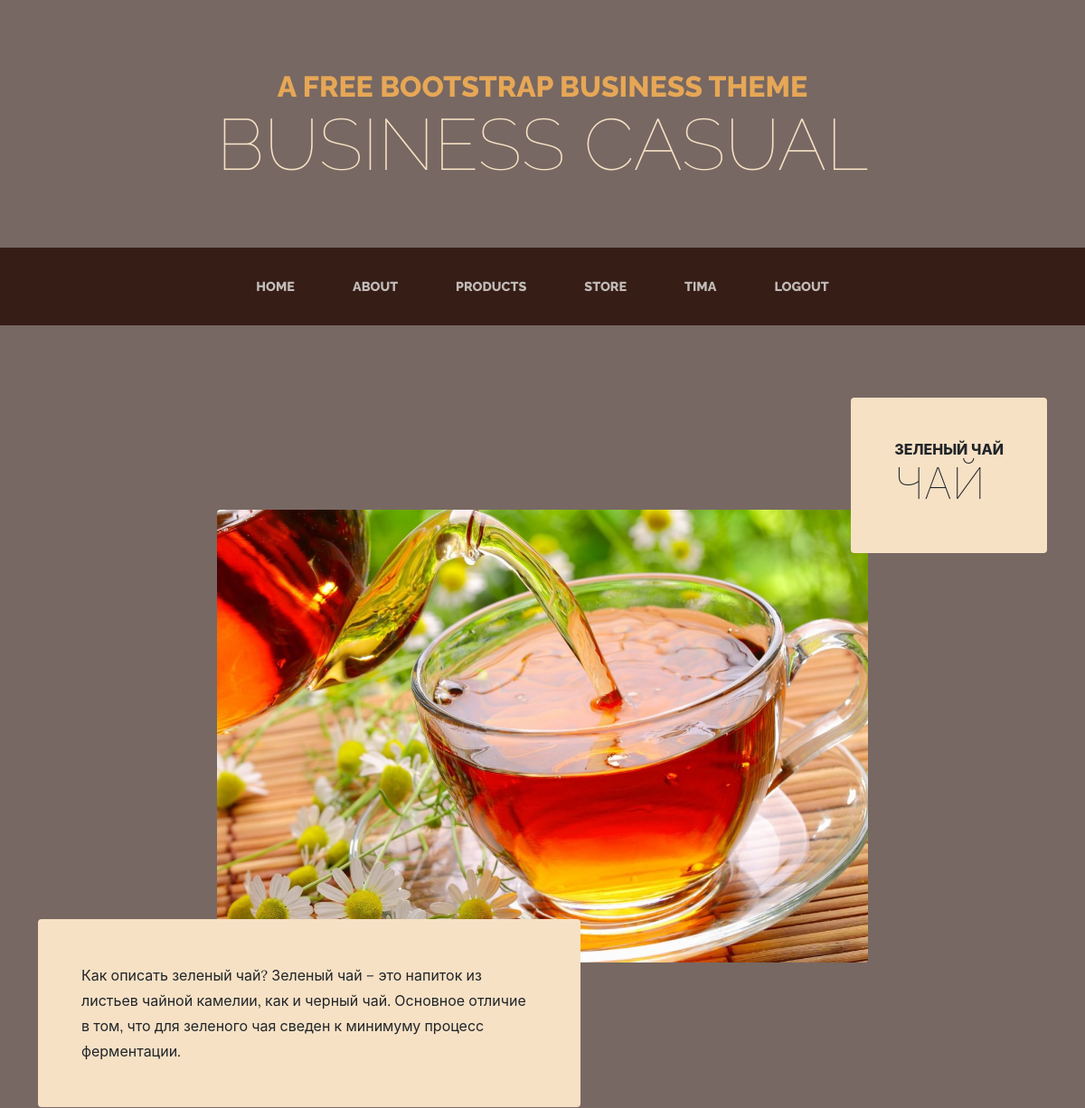
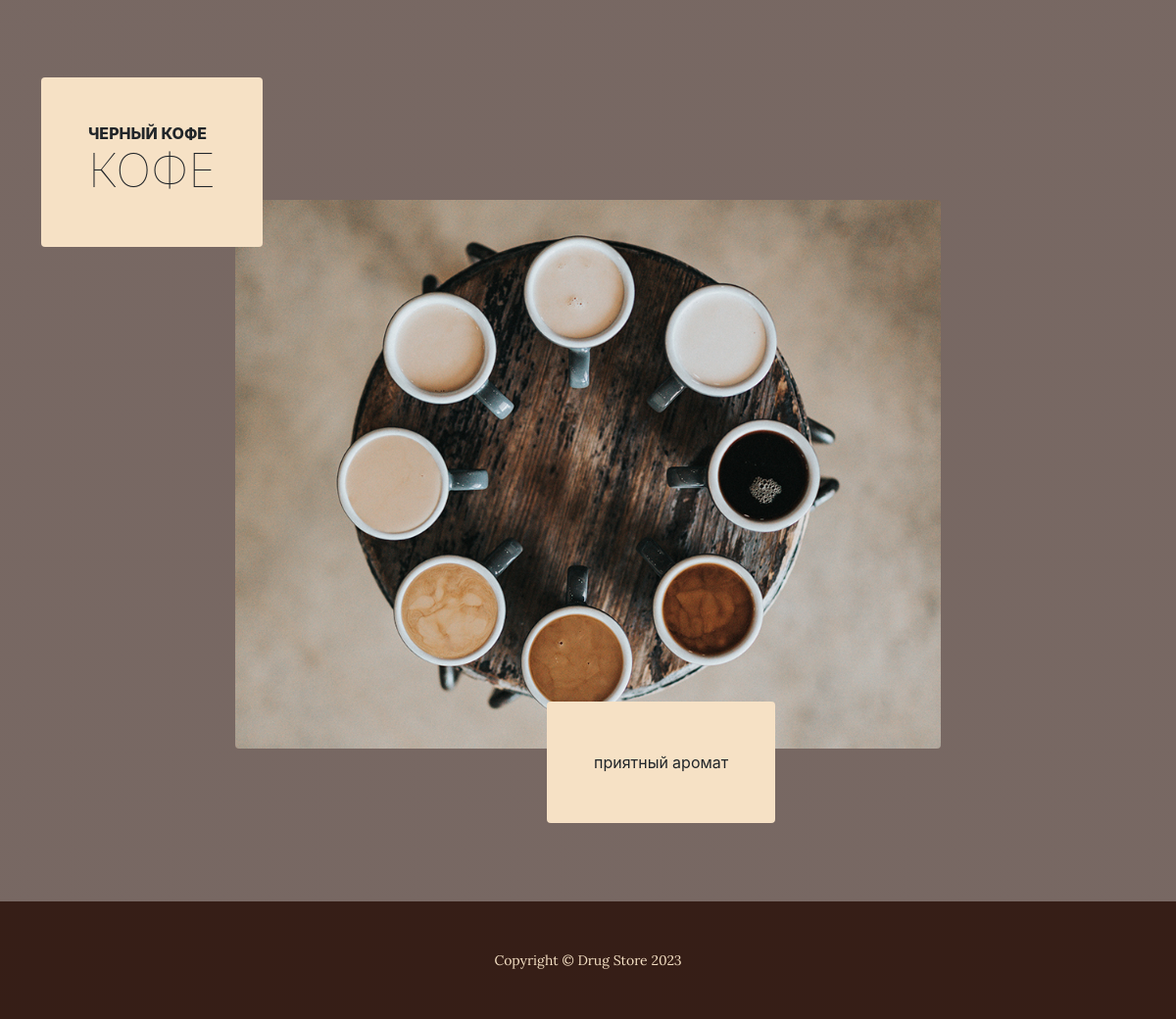
Screenshot of /products/ (signed in) with the database file from the repository (2 pictures, top to bottom).
### main/models.py (models this page shows, shortened)
class Product(models.Model):
    name = models.CharField(
        max_length=128,
        verbose_name='название'
    )
    descr = models.CharField(
        max_length=2048,
        verbose_name='описание'
    )
    is_published = models.BooleanField(
        default=True,
        verbose_name='публикация'
    )
    image = models.ImageField(
        upload_to='products/',
        verbose_name='картинка'
    )
    category = models.ForeignKey(
        'Category',
        on_delete=models.CASCADE,
        verbose_name='категория'
    )
    class Meta:
        db_table = 'main_products'
        verbose_name = 'товар'
        verbose_name_plural = 'товары'

class Category(models.Model):
    name = models.CharField(
        max_length=64,
        verbose_name='название'
    )
    is_published = models.BooleanField(
        default=True,
        verbose_name='публикация'
    )
    def __str__(self):
        return self.name
    class Meta:
        db_table = 'main_categories'
        verbose_name = 'категория'
        verbose_name_plural = 'категории'

### main/views.py (the view)
# urls.py: path('products/', ProductListView.as_view(), name='products'),
class ProductListView(LoginRequiredMixin, ListView):
    template_name = 'main/products.html'
    context_object_name = 'products'
    model = Product
    login_url = '/signin/'
    def get_queryset(self):
        from itertools import zip_longest
        objs = Product.objects.filter(is_published=True)
        objs = iter(objs)
        return list(zip_longest(objs, objs))

### templates/main/products.html (shortened to what this page needs)
{% extends "main/base.html" %}
{% block content %}
    {% for first, second in products %}
        <section class="page-section">
            <div class="container">
                <div class="product-item">
                    <div class="product-item-title d-flex">
                        <div class="bg-faded p-5 d-flex ms-auto rounded">
                            <h2 class="section-heading mb-0">
                                <span class="section-heading-upper">{{ first.name }}</span>
                                <span class="section-heading-lower">{{ first.category }}</span>
                            </h2>
                        </div>
                    </div>
                    <img class="product-item-img mx-auto d-flex rounded img-fluid mb-3 mb-lg-0" src="{{ first.image.url }}" alt="..." />
                    <div class="product-item-description d-flex me-auto">
                        <div class="bg-faded p-5 rounded"><p class="mb-0">{{ first.descr }}</p></div>
                    </div>
                </div>
            </div>
        </section>
        {% if second %}
        <section class="page-section">
            <div class="container">
                <div class="product-item">
                    <div class="product-item-title d-flex">
                        <div class="bg-faded p-5 d-flex me-auto rounded">
                            <h2 class="section-heading mb-0">
                                <span class="section-heading-upper">{{ second.name }}</span>
                                <span class="section-heading-lower">{{ second.category }}</span>
                            </h2>
                        </div>
                    </div>
                    <img class="product-item-img mx-auto d-flex rounded img-fluid mb-3 mb-lg-0" src="{{ second.image.url }}" alt="..." />
                    <div class="product-item-description d-flex ms-auto">
                        <div class="bg-faded p-5 rounded"><p class="mb-0">{{ second.descr }}</p></div>
                    </div>
                </div>
            </div>
        </section>
        {% endif %}
    {% endfor %}
{% endblock %}

### templates/main/base.html (shortened to what this page needs)
{% load static %}
{% load i18n %}
<!DOCTYPE html>
<html lang="en">
    <head>
        <link href="{% static 'css/styles.css' %}" rel="stylesheet" />
    </head>
    <body>
        <header>
            <h1 class="site-heading text-center text-faded d-none d-lg-block">
                <span class="site-heading-upper text-primary mb-3">A Free Bootstrap Business Theme</span>
                <span class="site-heading-lower">Business Casual</span>
            </h1>
        </header>
        <nav class="navbar navbar-expand-lg navbar-dark py-lg-4" id="mainNav">
            <div class="container">
                <div class="collapse navbar-collapse" id="navbarSupportedContent">
                    <ul class="navbar-nav mx-auto">
                        <li class="nav-item px-lg-4"><a class="nav-link text-uppercase" href="{% url 'index' %}">{% translate "Home" %}</a></li>
                        <li class="nav-item px-lg-4"><a class="nav-link text-uppercase" href="{% url 'about' %}">{% translate "About" %}</a></li>
                        <li class="nav-item px-lg-4"><a class="nav-link text-uppercase" href="{% url 'products' %}">{% translate "Products" %}</a></li>
                        <li class="nav-item px-lg-4"><a class="nav-link text-uppercase" href="{% url 'store' %}">{% translate "Store" %}</a></li>
                        {% if not user.is_authenticated %}
                        <li class="nav-item px-lg-4"><a class="nav-link text-uppercase" href="{% url 'signup' %}">{% translate "SignUp" %}</a></li>
                        <li class="nav-item px-lg-4"><a class="nav-link text-uppercase" href="{% url 'signin' %}">{% translate "SignIp" %}</a></li>
                        {% else %}
                        <li class="nav-item px-lg-4"><a class="nav-link text-uppercase" href="{% url 'profile' %}">{{ user }}</a></li>
                        <li class="nav-item px-lg-4"><a class="nav-link text-uppercase" href="{% url 'logout' %}">{% translate "Logout" %}</a></li>
                        {% endif %}
                    </ul>
                </div>
            </div>
        </nav>
    {% block content %}
    {% endblock %}
    <footer class="footer text-faded text-center py-5">
            <div class="container"><p class="m-0 small">Copyright &copy; Drug Store {% now "Y" %}</p></div>
        </footer>
    </body>
</html>

### rows the page displays
Product: name "ЗЕЛЕНЫЙ ЧАЙ", category "ЧАЙ", image (picture), descr "Как описать зеленый чай? Зеленый чай – это напиток из листьев чайной камелии, как и черный чай. Основное отличие в том, что для зеленого чая сведен к минимуму процесс ферментации.", name "ЧЕРНЫЙ КОФЕ", category "КОФЕ", descr "приятный аромат"

### other values shown
{{ user }} "TIMA"
